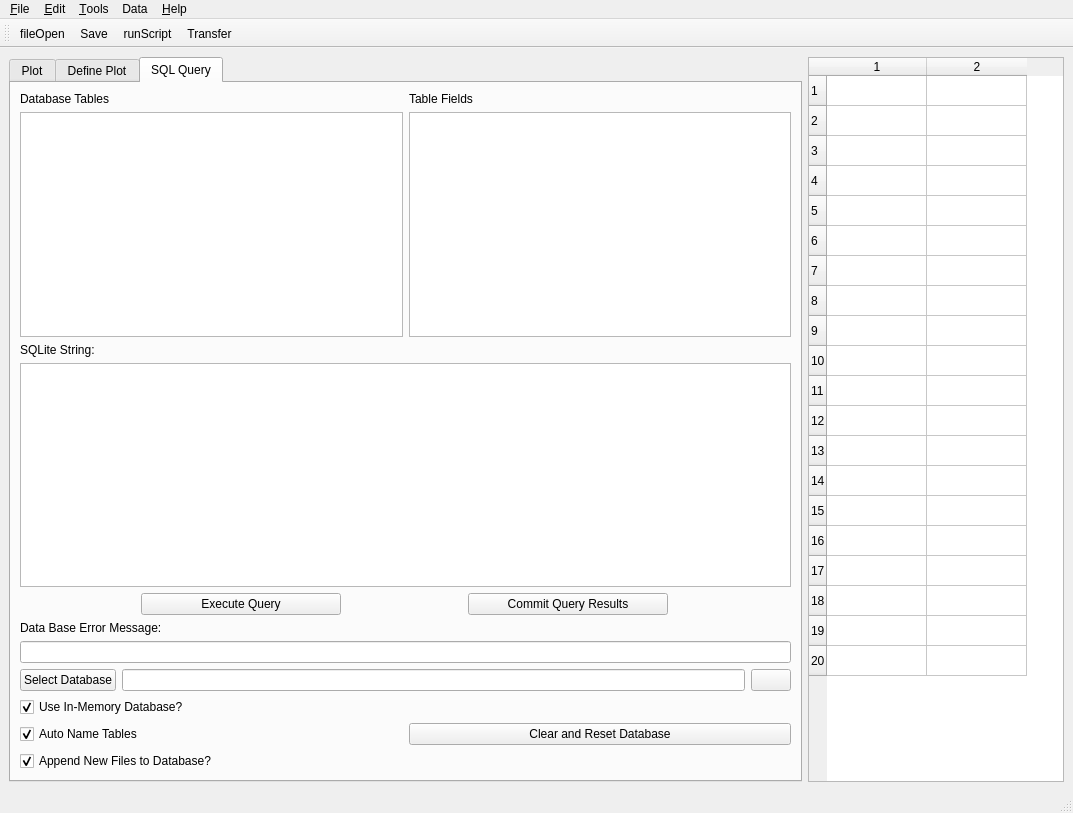
<ui version="4.0" >
 <class>MainWindow</class>
 <widget class="QMainWindow" name="MainWindow" >
  <property name="geometry" >
   <rect>
    <x>0</x>
    <y>0</y>
    <width>1073</width>
    <height>813</height>
   </rect>
  </property>
  <property name="minimumSize" >
   <size>
    <width>0</width>
    <height>25</height>
   </size>
  </property>
  <property name="font" >
   <font>
    <family>Arial</family>
    <weight>50</weight>
    <bold>false</bold>
   </font>
  </property>
  <property name="windowTitle" >
   <string>X!Tandem Results Viewer</string>
  </property>
  <property name="windowIcon" >
   <iconset resource="SubPlot.qrc" >:/new/prefix1/icons/games.png</iconset>
  </property>
  <widget class="QWidget" name="centralwidget" >
   <layout class="QHBoxLayout" >
    <item>
     <layout class="QHBoxLayout" >
      <item>
       <widget class="QTabWidget" name="mainTabWidget" >
        <property name="currentIndex" >
         <number>2</number>
        </property>
        <widget class="QWidget" name="plotTab" >
         <attribute name="title" >
          <string>Plot</string>
         </attribute>
         <layout class="QHBoxLayout" >
          <item>
           <widget class="MPL_Widget" native="1" name="plotWidget" />
          </item>
         </layout>
        </widget>
        <widget class="QWidget" name="configTab" >
         <attribute name="title" >
          <string>Define Plot</string>
         </attribute>
         <widget class="QWidget" name="layoutWidget" >
          <property name="geometry" >
           <rect>
            <x>10</x>
            <y>10</y>
            <width>765</width>
            <height>578</height>
           </rect>
          </property>
          <layout class="QGridLayout" >
           <item row="0" column="0" >
            <widget class="QLabel" name="label_4" >
             <property name="text" >
              <string>Database Tables:</string>
             </property>
            </widget>
           </item>
           <item row="0" column="1" >
            <widget class="QLabel" name="label_5" >
             <property name="text" >
              <string>X-Axis:</string>
             </property>
            </widget>
           </item>
           <item row="1" column="0" >
            <widget class="QListWidget" name="db_TableList" />
           </item>
           <item row="1" column="1" >
            <widget class="QListWidget" name="db_XCols" />
           </item>
           <item row="2" column="1" >
            <widget class="QLabel" name="label_6" >
             <property name="text" >
              <string>Y-Axis:</string>
             </property>
            </widget>
           </item>
           <item row="3" column="1" >
            <widget class="QListWidget" name="db_YCols" />
           </item>
           <item row="4" column="1" >
            <layout class="QHBoxLayout" >
             <item>
              <widget class="QCheckBox" name="cb_logy" >
               <property name="text" >
                <string>Log Y</string>
               </property>
              </widget>
             </item>
             <item>
              <widget class="QCheckBox" name="cb_logx" >
               <property name="text" >
                <string>Log X</string>
               </property>
              </widget>
             </item>
            </layout>
           </item>
           <item row="3" column="0" >
            <layout class="QVBoxLayout" >
             <item>
              <widget class="QPushButton" name="updatePlotBtn" >
               <property name="text" >
                <string>Update Plot</string>
               </property>
              </widget>
             </item>
             <item>
              <widget class="QPushButton" name="clearPlotBtn" >
               <property name="text" >
                <string>Clear Plot</string>
               </property>
              </widget>
             </item>
            </layout>
           </item>
          </layout>
         </widget>
        </widget>
        <widget class="QWidget" name="tab" >
         <attribute name="title" >
          <string>SQL Query</string>
         </attribute>
         <layout class="QVBoxLayout" >
          <item>
           <layout class="QVBoxLayout" >
            <item>
             <layout class="QHBoxLayout" >
              <item>
               <layout class="QVBoxLayout" >
                <item>
                 <widget class="QLabel" name="label_2" >
                  <property name="text" >
                   <string>Database Tables</string>
                  </property>
                 </widget>
                </item>
                <item>
                 <widget class="QListWidget" name="listWidget" />
                </item>
               </layout>
              </item>
              <item>
               <layout class="QVBoxLayout" >
                <item>
                 <widget class="QLabel" name="label_3" >
                  <property name="text" >
                   <string>Table Fields</string>
                  </property>
                 </widget>
                </item>
                <item>
                 <widget class="QListWidget" name="TblQueryTab" />
                </item>
               </layout>
              </item>
             </layout>
            </item>
            <item>
             <layout class="QVBoxLayout" >
              <item>
               <widget class="QLabel" name="label" >
                <property name="text" >
                 <string>SQLite String:</string>
                </property>
               </widget>
              </item>
              <item>
               <widget class="QTextEdit" name="sqlQueryString" />
              </item>
             </layout>
            </item>
           </layout>
          </item>
          <item>
           <layout class="QVBoxLayout" >
            <item>
             <layout class="QGridLayout" >
              <item row="0" column="0" >
               <widget class="QPushButton" name="dbExecuteQuery" >
                <property name="maximumSize" >
                 <size>
                  <width>200</width>
                  <height>16777215</height>
                 </size>
                </property>
                <property name="text" >
                 <string>Execute Query</string>
                </property>
               </widget>
              </item>
              <item row="0" column="1" >
               <widget class="QPushButton" name="dbCommitQuery" >
                <property name="maximumSize" >
                 <size>
                  <width>200</width>
                  <height>16777215</height>
                 </size>
                </property>
                <property name="text" >
                 <string>Commit Query Results</string>
                </property>
               </widget>
              </item>
             </layout>
            </item>
            <item>
             <widget class="QLabel" name="label_7" >
              <property name="text" >
               <string>Data Base Error Message:</string>
              </property>
             </widget>
            </item>
            <item>
             <widget class="QLineEdit" name="sqlErrorMessage" />
            </item>
           </layout>
          </item>
          <item>
           <layout class="QVBoxLayout" >
            <item>
             <layout class="QHBoxLayout" >
              <item>
               <widget class="QPushButton" name="openDBButton" >
                <property name="text" >
                 <string>Select Database</string>
                </property>
               </widget>
              </item>
              <item>
               <widget class="QLineEdit" name="curDBpathname" >
                <property name="readOnly" >
                 <bool>true</bool>
                </property>
               </widget>
              </item>
              <item>
               <widget class="QPushButton" name="dbConnectedBtn" >
                <property name="enabled" >
                 <bool>true</bool>
                </property>
                <property name="autoFillBackground" >
                 <bool>false</bool>
                </property>
                <property name="text" >
                 <string/>
                </property>
                <property name="icon" >
                 <iconset resource="SubPlot.qrc" >:/new/prefix1/icons/ok.png</iconset>
                </property>
                <property name="iconSize" >
                 <size>
                  <width>20</width>
                  <height>20</height>
                 </size>
                </property>
               </widget>
              </item>
             </layout>
            </item>
            <item>
             <widget class="QCheckBox" name="useMemDB_CB" >
              <property name="text" >
               <string>Use In-Memory Database?</string>
              </property>
              <property name="checked" >
               <bool>true</bool>
              </property>
             </widget>
            </item>
            <item>
             <layout class="QVBoxLayout" >
              <item>
               <layout class="QHBoxLayout" >
                <item>
                 <widget class="QCheckBox" name="autoNameTblCB" >
                  <property name="text" >
                   <string>Auto Name Tables</string>
                  </property>
                  <property name="checked" >
                   <bool>true</bool>
                  </property>
                 </widget>
                </item>
                <item>
                 <widget class="QPushButton" name="rstDBButton" >
                  <property name="text" >
                   <string>Clear and Reset Database</string>
                  </property>
                 </widget>
                </item>
               </layout>
              </item>
              <item>
               <widget class="QCheckBox" name="appendNewFilesCB" >
                <property name="text" >
                 <string>Append New Files to Database?</string>
                </property>
                <property name="checked" >
                 <bool>true</bool>
                </property>
               </widget>
              </item>
             </layout>
            </item>
           </layout>
          </item>
         </layout>
        </widget>
       </widget>
      </item>
      <item>
       <widget class="QTableWidget" name="SelectInfoWidget" >
        <property name="sizePolicy" >
         <sizepolicy vsizetype="Expanding" hsizetype="Minimum" >
          <horstretch>0</horstretch>
          <verstretch>0</verstretch>
         </sizepolicy>
        </property>
        <property name="rowCount" >
         <number>20</number>
        </property>
        <property name="columnCount" >
         <number>2</number>
        </property>
        <row/>
        <row/>
        <row/>
        <row/>
        <row/>
        <row/>
        <row/>
        <row/>
        <row/>
        <row/>
        <row/>
        <row/>
        <row/>
        <row/>
        <row/>
        <row/>
        <row/>
        <row/>
        <row/>
        <row/>
        <column/>
        <column/>
       </widget>
      </item>
     </layout>
    </item>
   </layout>
  </widget>
  <widget class="QMenuBar" name="menubar" >
   <property name="geometry" >
    <rect>
     <x>0</x>
     <y>0</y>
     <width>1073</width>
     <height>22</height>
    </rect>
   </property>
   <property name="font" >
    <font>
     <family>Arial</family>
     <weight>50</weight>
     <bold>false</bold>
    </font>
   </property>
   <widget class="QMenu" name="menuFile" >
    <property name="title" >
     <string>&amp;File</string>
    </property>
    <addaction name="action_Open" />
    <addaction name="actionLoad_Folder" />
    <addaction name="action_Save" />
    <addaction name="action_Exit" />
   </widget>
   <widget class="QMenu" name="menu_Edit" >
    <property name="title" >
     <string>&amp;Edit</string>
    </property>
    <addaction name="action_Cut" />
    <addaction name="action_Paste" />
   </widget>
   <widget class="QMenu" name="menu_Tools" >
    <property name="title" >
     <string>&amp;Tools</string>
    </property>
   </widget>
   <widget class="QMenu" name="menu_Help" >
    <property name="title" >
     <string>&amp;Help</string>
    </property>
    <addaction name="actionAbout" />
    <addaction name="actionHints" />
   </widget>
   <widget class="QMenu" name="menuData" >
    <property name="title" >
     <string>Data</string>
    </property>
   </widget>
   <addaction name="menuFile" />
   <addaction name="menu_Edit" />
   <addaction name="menu_Tools" />
   <addaction name="menuData" />
   <addaction name="menu_Help" />
  </widget>
  <widget class="QStatusBar" name="statusbar" />
  <widget class="QToolBar" name="toolBar" >
   <property name="enabled" >
    <bool>true</bool>
   </property>
   <property name="minimumSize" >
    <size>
     <width>12</width>
     <height>25</height>
    </size>
   </property>
   <property name="windowTitle" >
    <string>toolBar</string>
   </property>
   <attribute name="toolBarArea" >
    <enum>TopToolBarArea</enum>
   </attribute>
   <attribute name="toolBarBreak" >
    <bool>false</bool>
   </attribute>
   <addaction name="actionFileOpen" />
   <addaction name="action_Save" />
   <addaction name="actionRunScript" />
   <addaction name="actionTools" />
  </widget>
  <action name="action_Edit" >
   <property name="text" >
    <string>&amp;Edit</string>
   </property>
  </action>
  <action name="action_Tools" >
   <property name="icon" >
    <iconset resource="SubPlot.qrc" >:/new/prefix1/icons/Service Manager.png</iconset>
   </property>
   <property name="text" >
    <string>&amp;Tools</string>
   </property>
  </action>
  <action name="actionFileOpen" >
   <property name="icon" >
    <iconset resource="SubPlot.qrc" >:/new/prefix1/icons/fileopen.png</iconset>
   </property>
   <property name="text" >
    <string>fileOpen</string>
   </property>
   <property name="toolTip" >
    <string>Open File</string>
   </property>
  </action>
  <action name="actionFileSave" >
   <property name="icon" >
    <iconset resource="SubPlot.qrc" >:/new/prefix1/icons/filesave2.png</iconset>
   </property>
   <property name="text" >
    <string>fileSave</string>
   </property>
   <property name="toolTip" >
    <string>Save File</string>
   </property>
  </action>
  <action name="actionFileSaveAs" >
   <property name="icon" >
    <iconset resource="SubPlot.qrc" >:/new/prefix1/icons/filesaveas.png</iconset>
   </property>
   <property name="text" >
    <string>fileSaveAs</string>
   </property>
  </action>
  <action name="actionNewFile" >
   <property name="icon" >
    <iconset resource="SubPlot.qrc" >:/new/prefix1/icons/filenew.png</iconset>
   </property>
   <property name="text" >
    <string>newFile</string>
   </property>
   <property name="toolTip" >
    <string>New File</string>
   </property>
  </action>
  <action name="actionTools" >
   <property name="icon" >
    <iconset resource="SubPlot.qrc" >:/new/prefix1/icons/Service Manager.png</iconset>
   </property>
   <property name="text" >
    <string>Transfer</string>
   </property>
   <property name="iconText" >
    <string>Transfer</string>
   </property>
   <property name="toolTip" >
    <string>Tools</string>
   </property>
  </action>
  <action name="action_getSelection" >
   <property name="icon" >
    <iconset resource="SubPlot.qrc" >:/new/prefix1/icons/kspread_ksp.png</iconset>
   </property>
   <property name="text" >
    <string>getSelection</string>
   </property>
   <property name="toolTip" >
    <string>Get Table Selection</string>
   </property>
  </action>
  <action name="actionClear" >
   <property name="icon" >
    <iconset resource="SubPlot.qrc" >:/new/prefix1/icons/cleanlarge.png</iconset>
   </property>
   <property name="text" >
    <string>clear</string>
   </property>
   <property name="toolTip" >
    <string>Clear Data and Variables</string>
   </property>
  </action>
  <action name="action_New" >
   <property name="icon" >
    <iconset resource="SubPlot.qrc" >:/new/prefix1/icons/filenew.png</iconset>
   </property>
   <property name="text" >
    <string>&amp;New</string>
   </property>
   <property name="shortcut" >
    <string>Ctrl+N</string>
   </property>
  </action>
  <action name="action_Open" >
   <property name="icon" >
    <iconset resource="SubPlot.qrc" >:/new/prefix1/icons/fileopen.png</iconset>
   </property>
   <property name="text" >
    <string>&amp;Open</string>
   </property>
   <property name="shortcut" >
    <string>Ctrl+O</string>
   </property>
  </action>
  <action name="action_Save" >
   <property name="icon" >
    <iconset resource="SubPlot.qrc" >:/new/prefix1/icons/filesave2.png</iconset>
   </property>
   <property name="text" >
    <string>&amp;Save</string>
   </property>
   <property name="shortcut" >
    <string>Ctrl+S</string>
   </property>
  </action>
  <action name="actionSave_As" >
   <property name="icon" >
    <iconset resource="SubPlot.qrc" >:/new/prefix1/icons/filesaveas.png</iconset>
   </property>
   <property name="text" >
    <string>Save &amp;As</string>
   </property>
  </action>
  <action name="action_Exit" >
   <property name="icon" >
    <iconset resource="SubPlot.qrc" >:/new/prefix1/icons/exit.png</iconset>
   </property>
   <property name="text" >
    <string>&amp;Exit</string>
   </property>
   <property name="shortcut" >
    <string>Ctrl+X</string>
   </property>
  </action>
  <action name="action_Clear" >
   <property name="icon" >
    <iconset resource="SubPlot.qrc" >:/new/prefix1/icons/cleanlarge.png</iconset>
   </property>
   <property name="text" >
    <string>Clea&amp;r</string>
   </property>
  </action>
  <action name="action_Table_Selection" >
   <property name="icon" >
    <iconset resource="SubPlot.qrc" >:/new/prefix1/icons/kspread_ksp.png</iconset>
   </property>
   <property name="text" >
    <string>&amp;Table Selection</string>
   </property>
  </action>
  <action name="action_Cut" >
   <property name="icon" >
    <iconset resource="SubPlot.qrc" >:/new/prefix1/icons/editcut.png</iconset>
   </property>
   <property name="text" >
    <string>&amp;Cut</string>
   </property>
   <property name="shortcut" >
    <string>Ctrl+X</string>
   </property>
  </action>
  <action name="action_Paste" >
   <property name="icon" >
    <iconset resource="SubPlot.qrc" >:/new/prefix1/icons/editpaste.png</iconset>
   </property>
   <property name="text" >
    <string>&amp;Paste</string>
   </property>
   <property name="shortcut" >
    <string>Ctrl+V</string>
   </property>
  </action>
  <action name="actionRunScript" >
   <property name="icon" >
    <iconset resource="SubPlot.qrc" >:/new/prefix1/icons/software-development.png</iconset>
   </property>
   <property name="text" >
    <string>runScript</string>
   </property>
   <property name="toolTip" >
    <string>Run Python Script</string>
   </property>
  </action>
  <action name="actionAbout" >
   <property name="icon" >
    <iconset resource="SubPlot.qrc" >:/new/prefix1/icons/help.png</iconset>
   </property>
   <property name="text" >
    <string>About</string>
   </property>
  </action>
  <action name="actionPlot" >
   <property name="icon" >
    <iconset resource="SubPlot.qrc" >:/new/prefix1/icons/120px-Icon_Mathematical_Plot.svg.png</iconset>
   </property>
   <property name="text" >
    <string>Plot</string>
   </property>
  </action>
  <action name="actionDelete" >
   <property name="icon" >
    <iconset resource="SubPlot.qrc" >:/new/prefix1/icons/xkill.png</iconset>
   </property>
   <property name="text" >
    <string>Delete</string>
   </property>
  </action>
  <action name="actionDeleteAll" >
   <property name="icon" >
    <iconset resource="SubPlot.qrc" >:/new/prefix1/icons/xkill.png</iconset>
   </property>
   <property name="text" >
    <string>DeleteAll</string>
   </property>
  </action>
  <action name="actionPlotItem" >
   <property name="icon" >
    <iconset resource="SubPlot.qrc" >:/new/prefix1/icons/120px-Icon_Mathematical_Plot.svg.png</iconset>
   </property>
   <property name="text" >
    <string>PlotItem</string>
   </property>
   <property name="iconText" >
    <string>Plot Item</string>
   </property>
   <property name="toolTip" >
    <string>Plot Item</string>
   </property>
  </action>
  <action name="actionHints" >
   <property name="text" >
    <string>Hints</string>
   </property>
  </action>
  <action name="actionLoad_Folder" >
   <property name="text" >
    <string>Load Folder</string>
   </property>
  </action>
 </widget>
 <customwidgets>
  <customwidget>
   <class>MPL_Widget</class>
   <extends>QWidget</extends>
   <header>mpl_custom_widget</header>
   <container>1</container>
  </customwidget>
 </customwidgets>
 <resources>
  <include location="SubPlot.qrc" />
 </resources>
 <connections/>
</ui>
